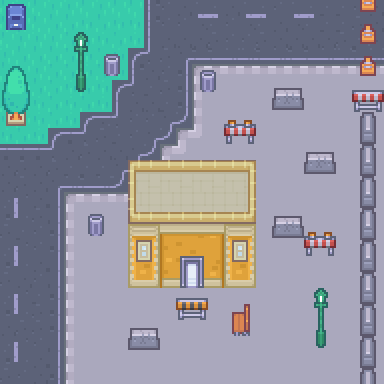

The image is a tile-based game level rendered from a .tmx file. Its description and complete source (layers, tilesets, objects, tile grids) follow:
An orthogonal 24x24 tile map with 16x16 px tiles, 3 tile layers (Floor, Walls, Props), 4 tilesets.

<map version="1.10" tiledversion="1.10.0" orientation="orthogonal" renderorder="right-down" width="24" height="24" tilewidth="16" tileheight="16" infinite="0" nextlayerid="11" nextobjectid="63">
 <tileset firstgid="1" source="Tiles.tsx" />
 <tileset firstgid="626" source="Props.tsx" />
 <tileset firstgid="1251" source="Slime.tsx" />
 <tileset firstgid="1347" source="PlazaVertical.tsx" />
 <layer id="2" name="Floor" width="24" height="24">
  <data encoding="csv">
1403,1404,1405,1402,1510,1511,1512,1513,1513,3139,3141,3195,3195,3140,3195,3141,3140,3141,3140,3140,3194,3194,3141,3195,
1403,1404,1405,1456,1564,1565,1566,1567,1567,3139,3141,3141,3195,3141,3141,3140,3194,3195,3140,3141,3194,3194,3140,3195,
1403,1402,1402,1510,1564,1564,1565,1566,1567,3193,3195,3195,3195,3140,3141,3141,3140,3195,3195,3195,3195,3140,3194,3140,
1402,1456,1456,1564,1564,1565,1566,1567,3085,3199,3140,3144,3248,3248,3249,3249,3248,3249,3248,3248,3249,3249,3248,3249,
1456,1510,1510,1564,1564,1565,1566,1567,3139,3195,3141,3142,1363,1367,1366,1364,1364,1367,1366,1365,1364,1367,1364,1366,
1510,1564,1564,1564,1565,1566,1567,3085,3199,3194,3140,3142,1417,1420,1475,1581,1529,1583,1419,1528,1475,1418,1475,1418,
1564,1564,1565,1564,1565,1566,1567,3193,3195,3195,3194,3142,1525,1474,1472,1583,1528,1527,1473,1580,1583,1526,1526,1526,
1565,1564,1565,1566,1567,3085,3087,3199,3141,3141,3144,3250,1579,1527,1421,1421,1527,1582,1582,1581,1526,1472,1475,1418,
1565,1566,1567,3085,3086,3199,3140,3194,3141,3144,3250,1363,1479,1473,1421,1421,1421,1419,1472,1472,1583,1580,1583,1529,
3086,3086,3086,3199,3195,3140,3195,3195,3144,3250,1363,1479,1472,1580,1418,1473,1582,1528,1419,1527,1527,1472,1418,1581,
3195,3140,3195,3140,3194,3194,3194,3144,3250,1363,1479,1529,1529,1528,1526,1419,1527,1580,1473,1527,1472,1529,1472,1474,
3195,3140,3195,3144,3249,3248,3249,3250,1363,1479,1583,1526,1581,1420,1472,1527,1580,1581,1526,1419,1473,1526,1581,1420,
3141,3194,3195,3196,1363,1367,1366,1364,1479,1475,1420,1472,1581,1473,1421,1582,1475,1473,1527,1418,1580,1580,1580,1582,
3141,3140,3140,3196,1579,1419,1475,1475,1420,1421,1419,1583,1419,1528,1473,1527,1582,1581,1418,1528,1475,1472,1583,1475,
3140,3194,3141,3142,1579,1583,1419,1474,1420,1527,1472,1418,1474,1582,1528,1580,1421,1420,1581,1472,1583,1474,1526,1472,
3194,3140,3141,3142,1417,1419,1421,1420,1528,1583,1473,1526,1473,1528,1529,1526,1420,1420,1527,1583,1527,1583,1474,1583,
3140,3140,3195,3196,1525,1472,1526,1583,1420,1418,1582,1580,1529,1527,1418,1418,1420,1580,1583,1527,1474,1527,1583,1526,
3140,3195,3141,3196,1471,1526,1421,1583,1582,1583,1582,1581,1581,1526,1526,1419,1528,1473,1581,1583,1474,1529,1583,1420,
3140,3141,3194,3142,1417,1474,1528,1581,1418,1526,1474,1526,1580,1526,1472,1581,1472,1420,1419,1582,1420,1529,1526,1418,
3195,3140,3140,3142,1525,1582,1583,1526,1527,1474,1580,1580,1472,1475,1419,1527,1418,1527,1529,1419,1581,1475,1581,1529,
3195,3140,3140,3142,1417,1474,1474,1421,1581,1475,1581,1527,1418,1473,1582,1582,1475,1529,1474,1580,1581,1472,1421,1472,
3141,3194,3141,3196,1525,1582,1475,1583,1580,1472,1421,1580,1529,1528,1527,1583,1421,1421,1529,1419,1581,1421,1582,1473,
3141,3195,3195,3196,1417,1472,1474,1526,1527,1582,1472,1529,1580,1418,1582,1529,1583,1583,1472,1419,1472,1473,1527,1420,
3140,3141,3195,3142,1525,1581,1472,1472,1581,1582,1583,1527,1529,1582,1419,1472,1419,1583,1419,1583,1475,1420,1583,1421
</data>
 </layer>
 <layer id="1" name="Walls" width="24" height="24">
  <data encoding="csv">
0,0,0,0,0,0,0,0,0,0,0,0,0,0,0,0,0,0,0,0,0,0,2609,2610,
0,0,0,0,0,0,0,0,0,0,0,0,0,0,0,0,0,0,0,0,0,0,2555,2556,
0,0,0,0,0,0,0,0,0,0,0,0,0,0,0,0,0,0,0,0,0,0,2609,2610,
0,0,0,0,0,0,0,0,0,0,0,0,0,0,0,0,0,0,0,0,0,0,2555,2556,
0,0,0,0,0,0,0,0,0,0,0,0,0,0,0,0,0,0,0,0,0,0,2609,2610,
0,0,0,0,0,0,0,0,0,0,0,0,0,0,0,0,0,2535,2536,0,0,0,2223,2224,
0,0,0,0,0,0,0,0,0,0,0,0,0,0,0,0,0,2589,2590,0,0,0,2277,2278,
0,0,0,0,0,0,0,0,0,0,0,0,0,0,2221,2222,0,0,0,0,0,0,2431,2432,
0,0,0,0,0,0,0,0,0,0,0,0,0,0,2275,2276,0,0,0,0,0,0,2485,2486,
0,0,0,0,0,0,0,0,0,0,0,0,0,0,0,0,0,0,0,2535,2536,0,2431,2432,
0,0,0,0,0,0,0,0,1687,1688,1689,1690,1691,1690,1691,1692,0,0,0,2589,2590,0,2485,2486,
0,0,0,0,0,0,0,0,1741,1742,1743,1744,1745,1744,1745,1746,0,0,0,0,0,0,2431,2432,
0,0,0,0,0,0,0,0,1903,1904,1905,1906,1907,1906,1907,1908,0,0,0,0,0,0,2485,2486,
0,0,0,0,0,0,0,0,1957,1958,1959,1960,1961,1960,1961,1962,0,2535,2536,0,0,0,2431,2432,
0,0,0,0,0,0,0,0,1811,1812,1981,1983,1984,1986,1811,1812,0,2589,2590,2221,2222,0,2485,2486,
0,0,0,0,0,0,0,0,2081,2082,2089,2145,2146,2094,2081,2082,0,0,0,2275,2276,0,2431,2432,
0,0,0,0,0,0,0,0,2135,2136,2143,2145,2146,2148,2135,2136,0,0,0,0,0,0,2485,2486,
0,0,0,0,0,0,0,0,2189,2190,2197,2198,2201,2202,2189,2190,0,0,0,0,0,0,2431,2432,
0,0,0,0,0,0,0,0,0,0,0,2331,2332,0,0,0,0,0,0,0,0,0,2485,2486,
0,0,0,0,0,0,0,0,0,0,0,2385,2386,0,0,0,0,0,0,0,0,0,2431,2432,
0,0,0,0,0,0,0,0,2535,2536,0,0,0,0,0,0,0,0,0,0,0,0,2485,2486,
0,0,0,0,0,0,0,0,2589,2590,0,0,0,0,0,0,0,0,0,0,0,0,2431,2432,
0,0,0,0,0,0,0,0,0,0,0,0,0,0,0,0,0,0,0,0,0,0,2485,2486,
0,0,0,0,0,0,0,0,0,0,0,0,0,0,0,0,0,0,0,0,0,0,2431,2432
</data>
 </layer>
 <objectgroup id="3" name="Events" class="Layer of Events" />
 <layer id="4" name="Props" width="24" height="24">
  <data encoding="csv">
2551,2552,0,0,0,0,0,0,0,0,0,0,3077,3078,0,3077,3078,0,3077,3078,0,0,2609,0,
2605,2606,0,0,0,0,0,0,0,0,0,0,3131,3132,0,3131,3132,0,3131,3132,0,0,0,0,
0,0,0,0,2009,2010,0,0,0,0,0,0,0,0,0,0,0,0,0,0,0,0,0,0,
0,0,0,0,2063,2064,2447,2448,0,0,0,0,0,0,0,0,0,0,0,0,0,0,0,0,
2243,2244,0,0,2117,2118,2501,2502,0,0,0,0,2447,2448,0,0,0,0,0,0,0,0,0,0,
2297,2298,0,0,2171,2172,0,0,0,0,0,0,2501,2502,0,0,0,0,0,0,0,0,0,0,
2351,2352,0,0,0,0,0,0,0,0,0,0,0,0,0,0,0,0,0,0,0,0,0,0,
2515,2516,0,0,0,0,0,0,0,0,0,0,0,0,0,0,0,0,0,0,0,0,0,0,
0,0,0,0,0,0,0,0,0,0,0,0,0,0,0,0,0,0,0,0,0,0,0,0,
0,0,0,0,0,0,0,0,0,0,0,0,0,0,0,0,0,0,0,0,0,0,0,0,
0,0,0,0,0,0,0,0,0,0,0,0,0,0,0,0,0,0,0,0,0,0,0,0,
0,0,0,0,0,0,0,0,0,0,0,0,0,0,0,0,0,0,0,0,0,0,0,0,
3189,3190,0,0,0,0,0,0,0,0,0,0,0,0,0,0,0,0,0,0,0,0,0,0,
3243,3244,0,0,0,2447,2448,0,0,0,0,0,0,0,0,0,0,0,0,0,0,0,0,0,
0,0,0,0,0,2501,2502,0,0,0,0,0,0,0,0,0,0,0,0,0,0,0,0,0,
3189,3190,0,0,0,0,0,0,2665,2666,0,0,0,0,2665,2666,0,0,0,0,0,0,0,0,
3243,3244,0,0,0,0,0,0,2719,2720,0,2343,2344,0,2719,2720,0,0,0,0,0,0,0,0,
0,0,0,0,0,0,0,0,0,0,0,2397,2398,0,0,0,0,0,0,0,0,0,0,0,
3189,3190,0,0,0,0,0,0,0,0,0,0,0,0,0,0,0,0,0,2009,2010,0,0,0,
3243,3244,0,0,0,0,0,0,0,0,0,0,0,0,2649,2650,0,0,0,2063,2064,0,0,0,
0,0,0,0,0,0,0,0,0,0,0,0,0,0,2703,2704,0,0,0,2117,2118,0,0,0,
3189,3190,0,0,0,0,0,0,0,0,0,0,0,0,0,0,0,0,0,2171,2172,0,0,0,
3243,3244,0,0,0,0,0,0,0,0,0,0,0,0,0,0,0,0,0,0,0,0,0,0,
0,0,0,0,0,0,0,0,0,0,0,0,0,0,0,0,0,0,0,0,0,0,0,0
</data>
 </layer>
</map>
